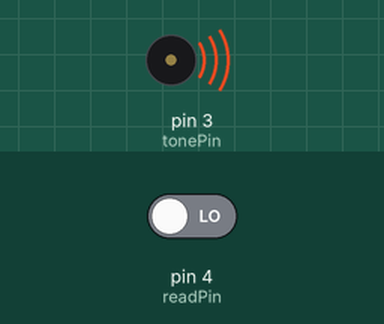
Simulated run of this sketch. Board: Arduino Uno, built for the host (arithmetic inside an expression is 32-bit, double 64-bit). Shown: buzzer (waves = sounding). Inputs (shaded band) come from the test bench; at power-on: pin 4 (readPin) LOW. What the sketch prints to the serial monitor is not drawn.

Above: at 0.2 s.
Timing chart, 0 to 4.6 s (numbered marks = the images above):
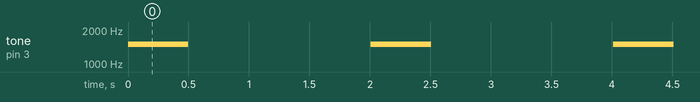

The sketch:

Pulse.ino
```cpp
/*
  Generate pulses and measure their duration.
*/


const byte tonePin = 3;
const byte readPin = 4;
// Frequency of tone
const short freq = 1500;
const float wave_period = 1.0 / freq;
// Expected duration of pulse in seconds.
const float pulse_duration = wave_period / 2.0;

float duration_micros;
float duration_s;

void setup() {
  pinMode(tonePin, OUTPUT);
  pinMode(readPin, INPUT);
  Serial.begin(9600);
}

void loop() {
  tone(tonePin, freq, 500);
  duration_micros = pulseIn(readPin, HIGH);
  // Measured duration of pulse in seconds.
  duration_s = duration_micros / 1000000.0;
  Serial.print("Expected pulse duration: ");
  Serial.println(pulse_duration, 4);
  Serial.print("Measured pulse duration: ");
  Serial.println(duration_s, 4);
  Serial.println("\n");
  delay(1000);
}
```

Measured:
- by itself, tone on pin 3 (tonePin): alternates 1500 Hz for 0.50 s and silent for 1.5 s
